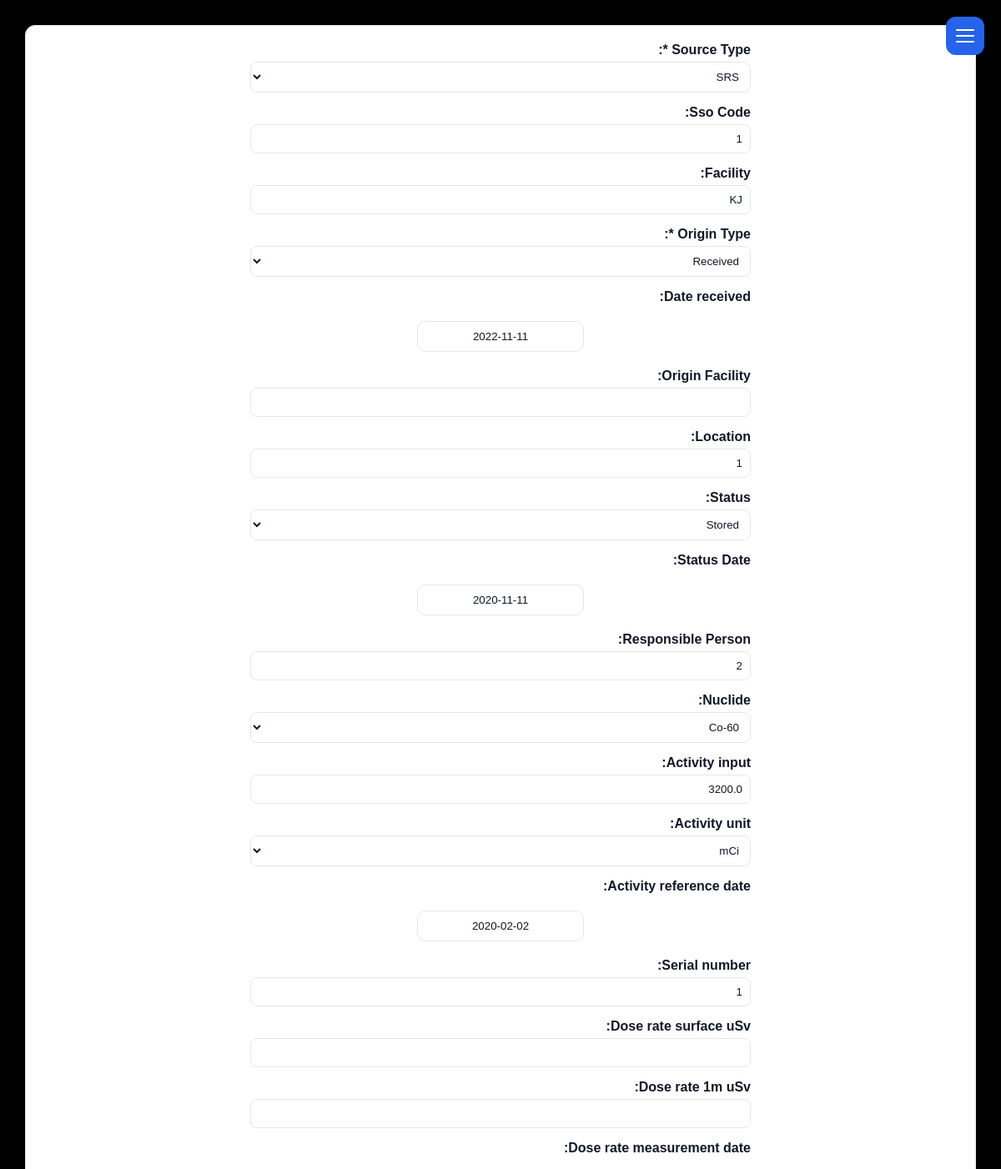
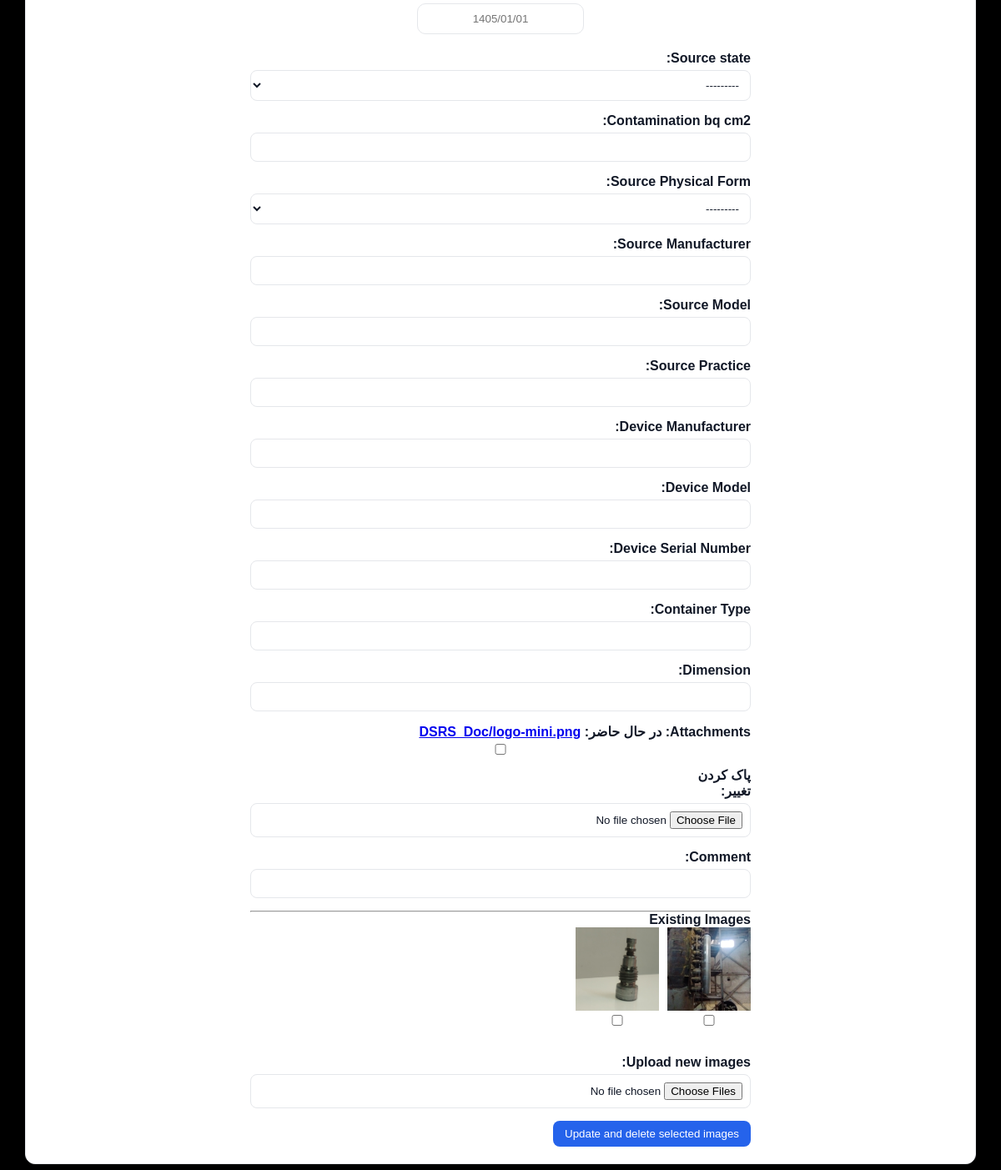
Screenshot of /sources/edit/31/ (signed in) with the database file from the repository (2 pictures, top to bottom).
### dashboard/models.py (models this page shows, shortened)
class DSRS(models.Model):
    Source_Type = models.CharField( max_length=10, choices=SOURCE_TYPE.choices, default="DSRS")
    Sso_Code = models.CharField(max_length=12,null=True, blank=True)
    Facility = models.CharField(max_length=100, blank=True, null=True)
    Origin_Type = models.CharField(max_length=20, choices=OriginType.choices)
    Date_received = models.DateField(blank=True, null=True)
    Origin_Facility = models.CharField(max_length=250,blank=True, null=True)
    Location = models.CharField(max_length=20,blank=True, null=True)
    Status = models.CharField(max_length=15, choices=STATUS.choices,blank=True, null=True)
    Status_Date = models.DateField(blank=True, null=True)
    Responsible_Person = models.CharField(max_length=50,null=True, blank=True)
    Nuclide = models.ForeignKey(Nuclides, on_delete=models.SET_NULL, null=True, blank=True)
    activity_input = models.FloatField(null=True, blank=True)
    activity_unit = models.CharField(
        max_length=10,
        choices=[
            ('Bq', 'Bq'),
            ('kBq', 'kBq'),
            ('MBq', 'MBq'),
            ('GBq', 'GBq'),
            ('Ci', 'Ci'),
            ('mCi', 'mCi'),
            ('uCi', 'µCi'),
        ],
        default='Bq',blank=True, null=True
    )
    Activity_reference_date = models.DateField(null=True, blank=True)
    serial_number = models.CharField(max_length=25,null=True, blank=True)
    Dose_rate_surface_uSv = models.FloatField(null=True, blank=True)
    Dose_rate_1m_uSv = models.FloatField(null=True, blank=True)
    Dose_rate_measurement_date = models.DateField(null=True, blank=True)
    source_state = models.CharField(max_length=15, choices=SourceState.choices, null=True, blank=True)
    contamination_bq_cm2 = models.FloatField(null=True, blank=True)
    Source_Physical_Form = models.CharField(max_length=10, choices=SourceForm.choices, null=True, blank=True)
    Source_Manufacturer = models.CharField(max_length=50, blank=True, null=True)
    Source_Model = models.CharField(max_length=20,null=True, blank=True)
    Source_Practice = models.CharField(max_length=20, blank=True, null=True)
    Device_Manufacturer = models.CharField(max_length=50, blank=True, null=True)
    Device_Model = models.CharField(max_length=50, blank=True, null=True)
    Device_Serial_Number = models.CharField(max_length=50, blank=True, null=True)
    Container_Type = models.CharField(max_length=25, blank=True, null=True)
    Dimension = models.CharField(max_length=20, blank=True, null=True)
    Attachments = models.FileField(
        upload_to="DSRS_Doc",
        validators=[validate_attachment],
        blank=True,
        null=True
    )
    Comment = models.CharField(max_length=255, blank=True, null=True)
    created_by = models.ForeignKey(User, on_delete=models.CASCADE, editable=False)
    created_at = models.DateTimeField(auto_now_add=True)
    history = HistoricalRecords()
    initial_activity_bq = models.FloatField(null=True, blank=True)

class DSRSImage(models.Model):
    dsrs = models.ForeignKey(
        "DSRS",
        on_delete=models.CASCADE,
        related_name="dsrs_images"
    )
    file = models.FileField(
        upload_to="dsrs_images/",
        validators=[validate_attachment],
        blank=True,
        null=True
    )
    uploaded_at = models.DateTimeField(auto_now_add=True)

### dashboard/views.py (the view)
# urls.py: path('sources/edit/<int:pk>/', edit_source, name='edit_source'),
def edit_source(request, pk):
    if not group_required(request.user, ["DSRS Users", "SRS Users"]):
        return HttpResponseForbidden("No access")
    obj = get_object_or_404(DSRS, pk=pk)
    user_groups = set(request.user.groups.values_list("name", flat=True))
    is_srs_user = "SRS Users" in user_groups
    is_dsrs_user = "DSRS Users" in user_groups
    source_type = (obj.Source_Type or "").strip()
    if is_srs_user and source_type == "DSRS" and not is_dsrs_user:
        return HttpResponseForbidden("No access to DSRS records")
    if is_dsrs_user and source_type == "SRS" and not is_srs_user:
        return HttpResponseForbidden("No access to SRS records")
    if request.method == "POST":
        form = DSRSForm(request.POST, request.FILES, instance=obj)
        if form.is_valid():
            obj = form.save()
            delete_ids = request.POST.getlist("delete_images")
            if delete_ids:
                DSRSImage.objects.filter(
                    id__in=delete_ids,
                    dsrs=obj
                ).delete()
            images = request.FILES.getlist("dsrs_images")
            for img in images:
                DSRSImage.objects.create(dsrs=obj, file=img)
            return redirect("tables")
    else:
        form = DSRSForm(instance=obj)
    return render(request, "dsrs/edit_source.html", {"form": form})

### dashboard/models.py (called while the page is built)
    def __str__(self):
        return self.name

### dashboard/views.py (called while the page is built)
def group_required(user, groups):
    return user.groups.filter(name__in=groups).exists()

### templates/dsrs/edit_source.html (shortened to what this page needs)
{% extends 'base.html' %}
{% load static %}
{% load crispy_forms_tags %}
{% block content %}
<div class="content">
    <div style="max-width:600px; margin:auto;">
<form method="POST" enctype="multipart/form-data">
   {% for field in form %}
    {% if field.name == "create_contract" %}
      <div class="form-check-inline">
         {{ field.label_tag }}
        {{ field }}
        </div>
    {% else %}
        <p>
            {{ field.label_tag }}
            {{ field }}
        </p>
    {% endif %}
{% endfor %}
        <hr>
<h4>Existing Images</h4>
<div style="display:flex; flex-wrap:wrap; gap:10px; margin-bottom:20px;">
    {% for img in form.instance.dsrs_images.all %}
        <div style="position:relative; text-align:center;">
            <img src="{{ img.file.url }}"
                 style="width:100px; height:100px; object-fit:cover; display:block;">
            <label>
                <input type="checkbox"
                       name="delete_images"
                       value="{{ img.id }}">
            </label>
        </div>
    {% endfor %}
</div>
<label>Upload new images:</label>
<input type="file" name="dsrs_images" multiple>
<button type="submit" class="btn btn-success">Update and delete selected images
     </button>
</form>
</div>
</div>
{% endblock %}

### static/css/base.css (style rules this page uses)
* { margin:0; padding:0; box-sizing:border-box; }
html.rtl { font-family:Vazirmatn,sans-serif; }
:root { --bg: #f5f6f8; --card: #ffffff; --text: #111827; --muted: #6b7280; --border: #e5e7eb; --primary: #2563eb; --sidebar: #1f2937; --sidebar-text: #374151; }
body { background: var(--bg); color: var(--text); }
.content { background: var(--card); padding: 20px; border-radius: 12px; border: 1px solid var(--border); }
input, select, textarea { width: 100%; padding: 9px; margin-top: 5px; margin-bottom: 15px; border: 1px solid var(--border); border-radius: 8px; background: var(--card); color: var(--text); }
button { background: var(--primary); color: white; padding: 8px 14px; border: none; border-radius: 8px; cursor: pointer; }

### rows the page displays
DSRS: form "SRS" "1" "KJ" "Received" "2022-11-11" "1" "Stored" "2020-11-11" "2" "Co-60" "3200.0" "mCi" "2020-02-02" "1" "---------" "---------"
DSRSImage: file (picture)
DSRSImage: file (picture)

### other values shown
{{ field.label_tag }} "Source Type *:" "Sso Code:" "Facility:" "Origin Type *:" "Date received:" "Origin Facility:" "Location:" "Status:" "Status Date:" "Responsible Person:" "Nuclide:" "Activity input:" "Activity unit:" "Activity reference date:" "Serial number:" "Dose rate surface uSv:" "Dose rate 1m uSv:" "Dose rate measurement date:" "Source state:" "Contamination bq cm2:" "Source Physical Form:" "Source Manufacturer:" "Source Model:" "Source Practice:" "Device Manufacturer:" "Device Model:" "Device Serial Number:" "Container Type:" "Dimension:" "Attachments:" "Comment:"
